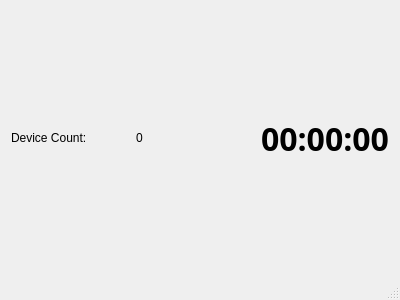
<?xml version="1.0" encoding="UTF-8"?>
<ui version="4.0">
 <class>MainWindow</class>
 <widget class="QMainWindow" name="MainWindow">
  <property name="geometry">
   <rect>
    <x>0</x>
    <y>0</y>
    <width>400</width>
    <height>300</height>
   </rect>
  </property>
  <property name="windowTitle">
   <string>MainWindow</string>
  </property>
  <property name="styleSheet">
   <string notr="true"/>
  </property>
  <widget class="QWidget" name="centralWidget">
   <layout class="QVBoxLayout" name="verticalLayout">
    <item>
     <layout class="QVBoxLayout" name="vBoxLayout">
      <item>
       <layout class="QHBoxLayout" name="topLayout" stretch="0,0,0">
        <property name="sizeConstraint">
         <enum>QLayout::SetDefaultConstraint</enum>
        </property>
        <property name="topMargin">
         <number>0</number>
        </property>
        <item>
         <widget class="QLabel" name="lbl_deviceCnt">
          <property name="maximumSize">
           <size>
            <width>16777215</width>
            <height>24</height>
           </size>
          </property>
          <property name="text">
           <string>Device Count:</string>
          </property>
         </widget>
        </item>
        <item>
         <widget class="QLabel" name="lbl_deviceCntVal">
          <property name="maximumSize">
           <size>
            <width>16777215</width>
            <height>24</height>
           </size>
          </property>
          <property name="text">
           <string>0</string>
          </property>
         </widget>
        </item>
        <item>
         <widget class="QLabel" name="lbl_clock">
          <property name="maximumSize">
           <size>
            <width>16777215</width>
            <height>45</height>
           </size>
          </property>
          <property name="font">
           <font>
            <family>KacstOffice</family>
            <pointsize>24</pointsize>
            <weight>75</weight>
            <bold>true</bold>
           </font>
          </property>
          <property name="text">
           <string>00:00:00</string>
          </property>
          <property name="alignment">
           <set>Qt::AlignRight|Qt::AlignTrailing|Qt::AlignVCenter</set>
          </property>
         </widget>
        </item>
       </layout>
      </item>
     </layout>
    </item>
   </layout>
  </widget>
  <widget class="QStatusBar" name="statusBar"/>
 </widget>
 <layoutdefault spacing="6" margin="11"/>
 <resources/>
 <connections/>
</ui>
